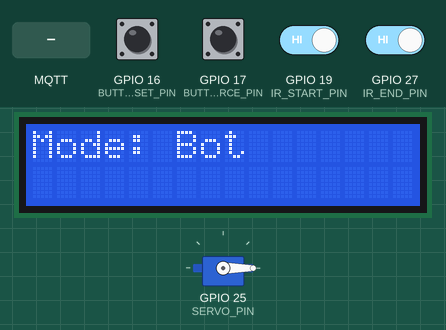
This sketch was run on a simulated ESP32. On the bench: servo, 16×2 character LCD. The inputs (shaded band) are chosen by the test bench; at power-on: GPIO 16 (BUTTON_RESET_PIN), GPIO 17 (BUTTON_FORCE_PIN), GPIO 19 (IR_START_PIN), GPIO 27 (IR_END_PIN) HIGH. WiFi joins after 1.5 s; servers stay silent unless stated; no MQTT or app messages arrive unless stated; what the sketch prints to the serial monitor is not drawn.

Above: at 2.8 s.
2.9 s: MQTT message "Manual" arrives on the first subscribed topic
At 4.1 s:
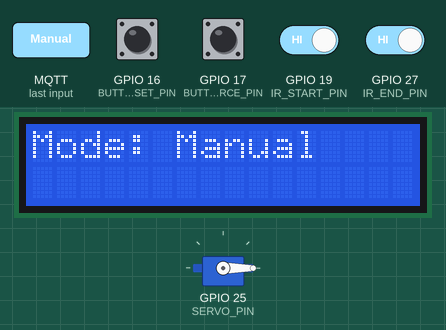
4.4 s: GPIO 17 (BUTTON_FORCE_PIN) pulled LOW for 0.15 s
At 4.7 s:
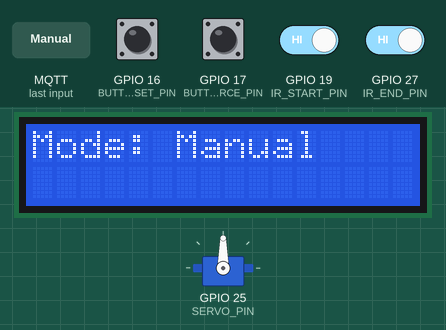
6.0 s: MQTT message "Bot" arrives on the first subscribed topic
At 7.2 s:
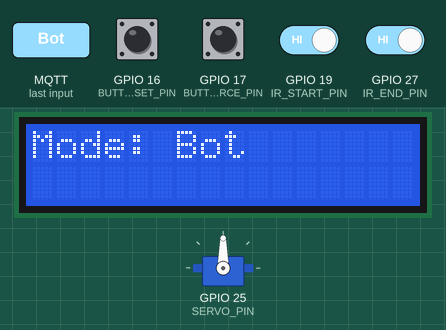
7.5 s: GPIO 16 (BUTTON_RESET_PIN) pulled LOW for 0.15 s
At 7.9 s:
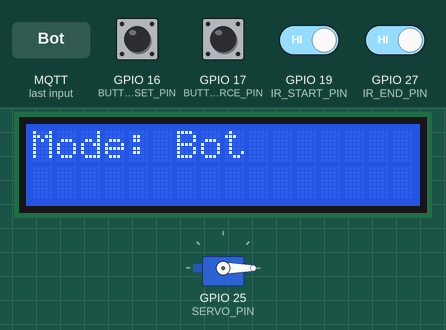
9.1 s: GPIO 19 (IR_START_PIN) driven LOW
10.6 s: GPIO 27 (IR_END_PIN) driven LOW
At 14.45 s:
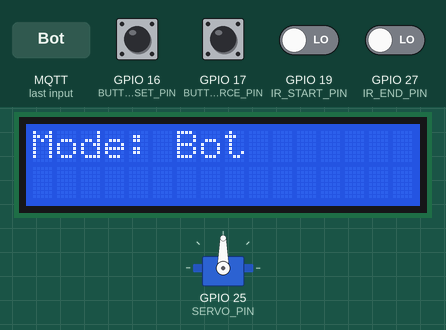
Timing chart, 0 to 14.6 s (numbered marks = the images above; inputs shaded):
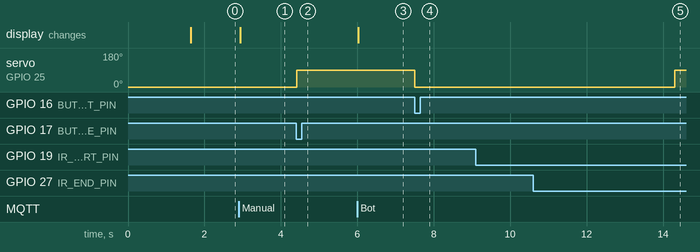

Measured:
- after the input at 2.9 s, the display: changes at once (image 1)
- after the input at 4.4 s, servo on GPIO 25 (SERVO_PIN): 0° → 90° at once
- after the input at 6.0 s, the display: changes at once (image 3)
- after the input at 7.5 s, servo on GPIO 25 (SERVO_PIN): 90° → 0° at once
- after the input at 9.1 s, every drawn part: stays the same
- after the input at 10.6 s, servo on GPIO 25 (SERVO_PIN): 0° → 90° after 3.7 s

The sketch:

tutorfinal.ino
```cpp
#include <WiFi.h>
#include <MQTT.h>
#include <ESP32Servo.h>
#include <LiquidCrystal_I2C.h>

const char ssid[] = ".Aommmmm";
const char pass[] = "12345678.";
const char mqtt_broker[] = "test.mosquitto.org";
const char mqtt_topic[] = "group1.7/command";
const char mqtt_client_id[] = "arduino_group_1.7";
int MQTT_PORT = 1883;

#define IR_START_PIN 19
#define IR_END_PIN 27
#define SERVO_PIN 25
#define BUTTON_FORCE_PIN 17
#define BUTTON_RESET_PIN 16

WiFiClient net;
MQTTClient client;
Servo myservo;
LiquidCrystal_I2C lcd(0x27, 16, 2);

String mode = "Bot";
bool timing = false;
bool finished = false;
unsigned long startTime;
unsigned long endTime;
const float servoResponseTime = 0.15;

float delayTime = 0;
bool servocheck = false;
unsigned long servoTime = 0;
volatile bool resetFlag = false;

void IRAM_ATTR resetISR() {
    resetFlag = true;
}

void connect() {
    Serial.print("Checking WiFi...");
    WiFi.begin(ssid, pass);
    while (WiFi.status() != WL_CONNECTED) {
        Serial.print(".");
        delay(500);
    }
    Serial.println("\nWiFi Connected!");

    Serial.print("Connecting to MQTT...");
    while (!client.connect(mqtt_client_id)) {
        Serial.print(".");
        delay(500);
    }
    Serial.println("\nMQTT Connected!");
    client.subscribe(mqtt_topic);
}

void messageReceived(String &topic, String &payload) {
    Serial.println("incoming: " + topic + " - " + payload);
    if (payload == "Manual") {
        mode = "Manual";
        Serial.println("Mode switched to Manual");
    } else if (payload == "Bot") {
        mode = "Bot";
        Serial.println("Mode switched to Bot");
    } else if (payload.startsWith("servo:")) {
        int angle = payload.substring(6).toInt();
        myservo.write(angle);
        Serial.println("Servo moved to " + String(angle) + " degrees");
    }
    lcd.clear();
    lcd.setCursor(0, 0);
    lcd.print("Mode: ");
    lcd.print(mode);
}

void setup() {
    Serial.begin(115200);
    pinMode(IR_START_PIN, INPUT);
    pinMode(IR_END_PIN, INPUT);
    pinMode(BUTTON_FORCE_PIN, INPUT_PULLUP);
    pinMode(BUTTON_RESET_PIN, INPUT_PULLUP);
    attachInterrupt(digitalPinToInterrupt(BUTTON_RESET_PIN), resetISR, FALLING);

    myservo.attach(SERVO_PIN);
    myservo.write(0);
    client.begin(mqtt_broker, MQTT_PORT, net);
    client.onMessage(messageReceived);
    connect();

    lcd.init();
    lcd.backlight();
    lcd.setCursor(0, 0);
    lcd.print("Mode: ");
    lcd.print(mode);
}

void loop() {
    client.loop();
    if (!client.connected()) {
        connect();
    }

    int buttonForceState = digitalRead(BUTTON_FORCE_PIN);
    int startSensor = digitalRead(IR_START_PIN);
    int endSensor = digitalRead(IR_END_PIN);

    lcd.setCursor(0, 0);
    lcd.print("Mode: ");
    lcd.print(mode);
    lcd.print("    ");

    if (mode == "Bot") {
        if (startSensor == LOW && !timing && !finished) {
            startTime = millis();
            timing = true;
            Serial.println("🚀 เริ่มจับเวลา!");
        }

        if (endSensor == LOW && timing) {
            endTime = millis();
            float timeInSeconds = (endTime - startTime) / 1000.0;
            Serial.print("🏁 allTime: ");
            Serial.print(timeInSeconds);
            Serial.println(" sec");

            float distance = 2.5;
            float velocity = distance / timeInSeconds;
            Serial.print("⚡ Velocity: ");
            Serial.print(velocity);
            Serial.println(" cm/s");

            float s = 15;
            float a = 9.81 * sin(6.87 * PI / 180);
            float v = velocity;
            float A = 0.5 * a;
            float B = v;
            float C = -s;
            float discriminant = (B * B - 4 * A * C);
            float Timefind = -1;

            if (discriminant >= 0) {
                float t1 = (-B - sqrt(discriminant)) / (2 * A);
                float t2 = (-B + sqrt(discriminant)) / (2 * A);
                Timefind = (t1 > 0) ? t1 : t2;
                Serial.print("⏳ END Time: ");
                Serial.print(Timefind, 3);
                Serial.println(" sec");
            } else {
                Serial.println("❌ No real solution for time");
            }

            if (Timefind > 0) {
                delayTime = (Timefind - servoResponseTime) * 1000;
                if (delayTime < 0) delayTime = 0;
                servoTime = millis() + delayTime;
                servocheck = true;
                Serial.print("⏳ Servo will trigger in ");
                Serial.print(delayTime / 1000.0);
                Serial.println(" sec");
            }

            timing = false;
            finished = true;
        }

        if (servocheck && millis() >= servoTime) {
            myservo.write(90);
            Serial.println("🔻 Catch you!");
            lcd.setCursor(0, 1);
            servocheck = false;
        }
    } else if (mode == "Manual") {
        if (buttonForceState == LOW) {
            myservo.write(90);
            Serial.println("🔻 Manual Trigger!");
            lcd.setCursor(0, 1);
            delay(300);
        }
    }

    if (resetFlag) {
        Serial.println("🔄 Reset!");
        lcd.setCursor(0, 1);
        myservo.write(0);
        finished = false;
        servocheck = false;
        resetFlag = false;
    }
}
```
